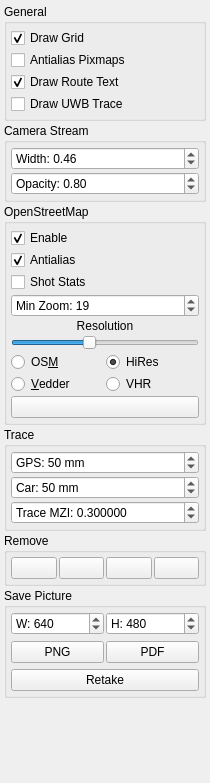
                  <widget class="QWidget" name="scrollAreaWidgetContents_2">
                   <property name="geometry">
                    <rect>
                     <x>0</x>
                     <y>0</y>
                     <width>210</width>
                     <height>783</height>
                    </rect>
                   </property>
                   <layout class="QVBoxLayout" name="verticalLayout_15">
                    <property name="spacing">
                     <number>2</number>
                    </property>
                    <property name="leftMargin">
                     <number>4</number>
                    </property>
                    <property name="topMargin">
                     <number>4</number>
                    </property>
                    <property name="rightMargin">
                     <number>4</number>
                    </property>
                    <property name="bottomMargin">
                     <number>4</number>
                    </property>
                    <item>
                     <widget class="QGroupBox" name="groupBox_16">
                      <property name="title">
                       <string>General</string>
                      </property>
                      <layout class="QVBoxLayout" name="verticalLayout_18">
                       <property name="spacing">
                        <number>2</number>
                       </property>
                       <property name="leftMargin">
                        <number>4</number>
                       </property>
                       <property name="topMargin">
                        <number>4</number>
                       </property>
                       <property name="rightMargin">
                        <number>4</number>
                       </property>
                       <property name="bottomMargin">
                        <number>4</number>
                       </property>
                       <item>
                        <widget class="QCheckBox" name="mapDrawGridBox">
                         <property name="text">
                          <string>Draw Grid</string>
                         </property>
                         <property name="checked">
                          <bool>true</bool>
                         </property>
                        </widget>
                       </item>
                       <item>
                        <widget class="QCheckBox" name="mapAntialiasBox">
                         <property name="toolTip">
                          <string>Antialias imported pixmaps</string>
                         </property>
                         <property name="text">
                          <string>Antialias Pixmaps</string>
                         </property>
                         <property name="checked">
                          <bool>false</bool>
                         </property>
                        </widget>
                       </item>
                       <item>
                        <widget class="QCheckBox" name="mapDrawRouteTextBox">
                         <property name="text">
                          <string>Draw Route Text</string>
                         </property>
                         <property name="checked">
                          <bool>true</bool>
                         </property>
                        </widget>
                       </item>
                       <item>
                        <widget class="QCheckBox" name="mapDrawUwbTraceBox">
                         <property name="text">
                          <string>Draw UWB Trace</string>
                         </property>
                        </widget>
                       </item>
                      </layout>
                     </widget>
                    </item>
                    <item>
                     <widget class="QGroupBox" name="groupBox_19">
                      <property name="title">
                       <string>Camera Stream</string>
                      </property>
                      <layout class="QVBoxLayout" name="verticalLayout_24">
                       <property name="spacing">
                        <number>2</number>
                       </property>
                       <property name="leftMargin">
                        <number>4</number>
                       </property>
                       <property name="topMargin">
                        <number>4</number>
                       </property>
                       <property name="rightMargin">
                        <number>4</number>
                       </property>
                       <property name="bottomMargin">
                        <number>4</number>
                       </property>
                       <item>
                        <widget class="QDoubleSpinBox" name="mapCameraWidthBox">
                         <property name="prefix">
                          <string>Width: </string>
                         </property>
                         <property name="maximum">
                          <double>1.000000000000000</double>
                         </property>
                         <property name="singleStep">
                          <double>0.020000000000000</double>
                         </property>
                         <property name="value">
                          <double>0.460000000000000</double>
                         </property>
                        </widget>
                       </item>
                       <item>
                        <widget class="QDoubleSpinBox" name="mapCameraOpacityBox">
                         <property name="prefix">
                          <string>Opacity: </string>
                         </property>
                         <property name="maximum">
                          <double>1.000000000000000</double>
                         </property>
                         <property name="singleStep">
                          <double>0.020000000000000</double>
                         </property>
                         <property name="value">
                          <double>0.800000000000000</double>
                         </property>
                        </widget>
                       </item>
                      </layout>
                     </widget>
                    </item>
                    <item>
                     <widget class="QGroupBox" name="groupBox_12">
                      <property name="title">
                       <string>OpenStreetMap</string>
                      </property>
                      <property name="flat">
                       <bool>false</bool>
                      </property>
                      <property name="checkable">
                       <bool>false</bool>
                      </property>
                      <layout class="QGridLayout" name="gridLayout_10">
                       <property name="leftMargin">
                        <number>4</number>
                       </property>
                       <property name="topMargin">
                        <number>4</number>
                       </property>
                       <property name="rightMargin">
                        <number>4</number>
                       </property>
                       <property name="bottomMargin">
                        <number>4</number>
                       </property>
                       <property name="spacing">
                        <number>2</number>
                       </property>
                       <item row="8" column="0" colspan="2">
                        <widget class="QPushButton" name="mapOsmClearCacheButton">
                         <property name="toolTip">
                          <string>Clear cached tiles</string>
                         </property>
                         <property name="text">
                          <string/>
                         </property>
                         <property name="icon">
                          <iconset resource="resources.qrc">
                           <normaloff>:/models/Icons/Delete2-96.png</normaloff>:/models/Icons/Delete2-96.png</iconset>
                         </property>
                        </widget>
                       </item>
                       <item row="7" column="0">
                        <widget class="QRadioButton" name="mapOsmServerVedderButton">
                         <property name="text">
                          <string>&amp;Vedder</string>
                         </property>
                         <property name="checked">
                          <bool>false</bool>
                         </property>
                        </widget>
                       </item>
                       <item row="6" column="1">
                        <widget class="QRadioButton" name="mapOsmServerHiResButton">
                         <property name="text">
                          <string>HiRes</string>
                         </property>
                         <property name="checked">
                          <bool>true</bool>
                         </property>
                        </widget>
                       </item>
                       <item row="6" column="0">
                        <widget class="QRadioButton" name="mapOsmServerOsmButton">
                         <property name="text">
                          <string>OS&amp;M</string>
                         </property>
                        </widget>
                       </item>
                       <item row="7" column="1">
                        <widget class="QRadioButton" name="mapOsmServerVedderHdButton">
                         <property name="toolTip">
                          <string>Vedder high resolution tiles</string>
                         </property>
                         <property name="text">
                          <string>VHR</string>
                         </property>
                         <property name="checked">
                          <bool>false</bool>
                         </property>
                        </widget>
                       </item>
                       <item row="5" column="0" colspan="2">
                        <widget class="QSlider" name="mapOsmResSlider">
                         <property name="minimum">
                          <number>30</number>
                         </property>
                         <property name="maximum">
                          <number>200</number>
                         </property>
                         <property name="value">
                          <number>100</number>
                         </property>
                         <property name="orientation">
                          <enum>Qt::Horizontal</enum>
                         </property>
                        </widget>
                       </item>
                       <item row="4" column="0" colspan="2">
                        <widget class="QLabel" name="label_3">
                         <property name="text">
                          <string>Resolution</string>
                         </property>
                         <property name="alignment">
                          <set>Qt::AlignCenter</set>
                         </property>
                        </widget>
                       </item>
                       <item row="3" column="0" colspan="2">
                        <widget class="QSpinBox" name="mapOsmMaxZoomBox">
                         <property name="toolTip">
                          <string>Max OSM zoom level</string>
                         </property>
                         <property name="prefix">
                          <string>Min Zoom: </string>
                         </property>
                         <property name="maximum">
                          <number>22</number>
                         </property>
                         <property name="value">
                          <number>19</number>
                         </property>
                        </widget>
                       </item>
                       <item row="0" column="0" colspan="2">
                        <widget class="QCheckBox" name="mapOpenStreetMapBox">
                         <property name="text">
                          <string>Enable</string>
                         </property>
                         <property name="checked">
                          <bool>true</bool>
                         </property>
                        </widget>
                       </item>
                       <item row="1" column="0" colspan="2">
                        <widget class="QCheckBox" name="mapAntialiasOsmBox">
                         <property name="toolTip">
                          <string>Antialias tiles</string>
                         </property>
                         <property name="text">
                          <string>Antialias</string>
                         </property>
                         <property name="checked">
                          <bool>true</bool>
                         </property>
                        </widget>
                       </item>
                       <item row="2" column="0" colspan="2">
                        <widget class="QCheckBox" name="mapOsmStatsBox">
                         <property name="text">
                          <string>Shot Stats</string>
                         </property>
                        </widget>
                       </item>
                      </layout>
                     </widget>
                    </item>
                    <item>
                     <widget class="QGroupBox" name="groupBox_15">
                      <property name="title">
                       <string>Trace</string>
                      </property>
                      <layout class="QVBoxLayout" name="verticalLayout_16">
                       <property name="spacing">
                        <number>2</number>
                       </property>
                       <property name="leftMargin">
                        <number>4</number>
                       </property>
                       <property name="topMargin">
                        <number>4</number>
                       </property>
                       <property name="rightMargin">
                        <number>4</number>
                       </property>
                       <property name="bottomMargin">
                        <number>4</number>
                       </property>
                       <item>
                        <widget class="QDoubleSpinBox" name="mapTraceMinSpaceGpsBox">
                         <property name="toolTip">
                          <string>GPS Trace: Minimum distance from previous point for adding new point.</string>
                         </property>
                         <property name="prefix">
                          <string>GPS: </string>
                         </property>
                         <property name="suffix">
                          <string> mm</string>
                         </property>
                         <property name="decimals">
                          <number>0</number>
                         </property>
                         <property name="maximum">
                          <double>9999.000000000000000</double>
                         </property>
                         <property name="value">
                          <double>50.000000000000000</double>
                         </property>
                        </widget>
                       </item>
                       <item>
                        <widget class="QDoubleSpinBox" name="mapTraceMinSpaceCarBox">
                         <property name="toolTip">
                          <string>Car Trace: Minimum distance from previous point for adding new point.</string>
                         </property>
                         <property name="prefix">
                          <string>Car: </string>
                         </property>
                         <property name="suffix">
                          <string> mm</string>
                         </property>
                         <property name="decimals">
                          <number>0</number>
                         </property>
                         <property name="maximum">
                          <double>9999.000000000000000</double>
                         </property>
                         <property name="value">
                          <double>50.000000000000000</double>
                         </property>
                        </widget>
                       </item>
                       <item>
                        <widget class="QDoubleSpinBox" name="traceInfoMinZoomBox">
                         <property name="toolTip">
                          <string>&lt;html&gt;&lt;head/&gt;&lt;body&gt;&lt;p&gt;Info Trace: Minimum zoom for showing text next to info points.&lt;/p&gt;&lt;/body&gt;&lt;/html&gt;</string>
                         </property>
                         <property name="prefix">
                          <string>Trace MZI: </string>
                         </property>
                         <property name="decimals">
                          <number>6</number>
                         </property>
                         <property name="maximum">
                          <double>100.000000000000000</double>
                         </property>
                         <property name="singleStep">
                          <double>0.010000000000000</double>
                         </property>
                         <property name="value">
                          <double>0.300000000000000</double>
                         </property>
                        </widget>
                       </item>
                      </layout>
                     </widget>
                    </item>
                    <item>
                     <widget class="QGroupBox" name="groupBox_13">
                      <property name="title">
                       <string>Remove</string>
                      </property>
                      <layout class="QHBoxLayout" name="horizontalLayout_10">
                       <property name="spacing">
                        <number>2</number>
                       </property>
                       <property name="leftMargin">
                        <number>4</number>
                       </property>
                       <property name="topMargin">
                        <number>4</number>
                       </property>
                       <property name="rightMargin">
                        <number>4</number>
                       </property>
                       <property name="bottomMargin">
                        <number>4</number>
                       </property>
                       <item>
                        <widget class="QPushButton" name="mapRemoveTraceButton">
                         <property name="toolTip">
                          <string>Car trace</string>
                         </property>
                         <property name="text">
                          <string/>
                         </property>
                         <property name="icon">
                          <iconset resource="resources.qrc">
                           <normaloff>:/models/Icons/Polyline-96.png</normaloff>:/models/Icons/Polyline-96.png</iconset>
                         </property>
                        </widget>
                       </item>
                       <item>
                        <widget class="QPushButton" name="mapRemoveRouteAllButton">
                         <property name="toolTip">
                          <string>All routes</string>
                         </property>
                         <property name="text">
                          <string/>
                         </property>
                         <property name="icon">
                          <iconset resource="resources.qrc">
                           <normaloff>:/models/Icons/Polygon-96.png</normaloff>:/models/Icons/Polygon-96.png</iconset>
                         </property>
                        </widget>
                       </item>
                       <item>
                        <widget class="QPushButton" name="mapRemoveInfoAllButton">
                         <property name="toolTip">
                          <string>All info traces</string>
                         </property>
                         <property name="text">
                          <string/>
                         </property>
                         <property name="icon">
                          <iconset resource="resources.qrc">
                           <normaloff>:/models/Icons/Point Objects-96.png</normaloff>:/models/Icons/Point Objects-96.png</iconset>
                         </property>
                        </widget>
                       </item>
                       <item>
                        <widget class="QPushButton" name="MapRemovePixmapsButton">
                         <property name="toolTip">
                          <string>Imported pixmaps</string>
                         </property>
                         <property name="text">
                          <string/>
                         </property>
                         <property name="icon">
                          <iconset resource="resources.qrc">
                           <normaloff>:/models/Icons/Google Images-96.png</normaloff>:/models/Icons/Google Images-96.png</iconset>
                         </property>
                        </widget>
                       </item>
                      </layout>
                     </widget>
                    </item>
                    <item>
                     <widget class="QGroupBox" name="groupBox_5">
                      <property name="title">
                       <string>Save Picture</string>
                      </property>
                      <layout class="QGridLayout" name="gridLayout_11">
                       <property name="leftMargin">
                        <number>4</number>
                       </property>
                       <property name="topMargin">
                        <number>4</number>
                       </property>
                       <property name="rightMargin">
                        <number>4</number>
                       </property>
                       <property name="bottomMargin">
                        <number>4</number>
                       </property>
                       <property name="horizontalSpacing">
                        <number>2</number>
                       </property>
                       <item row="1" column="1">
                        <widget class="QPushButton" name="mapSaveAsPdfButton">
                         <property name="text">
                          <string>PDF</string>
                         </property>
                        </widget>
                       </item>
                       <item row="0" column="0">
                        <widget class="QSpinBox" name="mapSaveWBox">
                         <property name="prefix">
                          <string>W: </string>
                         </property>
                         <property name="maximum">
                          <number>10000</number>
                         </property>
                         <property name="value">
                          <number>640</number>
                         </property>
                        </widget>
                       </item>
                       <item row="0" column="1">
                        <widget class="QSpinBox" name="mapSaveHBox">
                         <property name="prefix">
                          <string>H: </string>
                         </property>
                         <property name="maximum">
                          <number>10000</number>
                         </property>
                         <property name="value">
                          <number>480</number>
                         </property>
                        </widget>
                       </item>
                       <item row="1" column="0">
                        <widget class="QPushButton" name="mapSaveAsPngButton">
                         <property name="text">
                          <string>PNG</string>
                         </property>
                        </widget>
                       </item>
                       <item row="2" column="0" colspan="2">
                        <widget class="QPushButton" name="mapSaveRetakeButton">
                         <property name="toolTip">
                          <string>Retake last image</string>
                         </property>
                         <property name="text">
                          <string>Retake</string>
                         </property>
                         <property name="icon">
                          <iconset resource="resources.qrc">
                           <normaloff>:/models/Icons/Available Updates-96.png</normaloff>:/models/Icons/Available Updates-96.png</iconset>
                         </property>
                        </widget>
                       </item>
                      </layout>
                     </widget>
                    </item>
                    <item>
                     <spacer name="verticalSpacer_3">
                      <property name="orientation">
                       <enum>Qt::Vertical</enum>
                      </property>
                      <property name="sizeHint" stdset="0">
                       <size>
                        <width>20</width>
                        <height>95</height>
                       </size>
                      </property>
                     </spacer>
                    </item>
                   </layout>
                  </widget>
